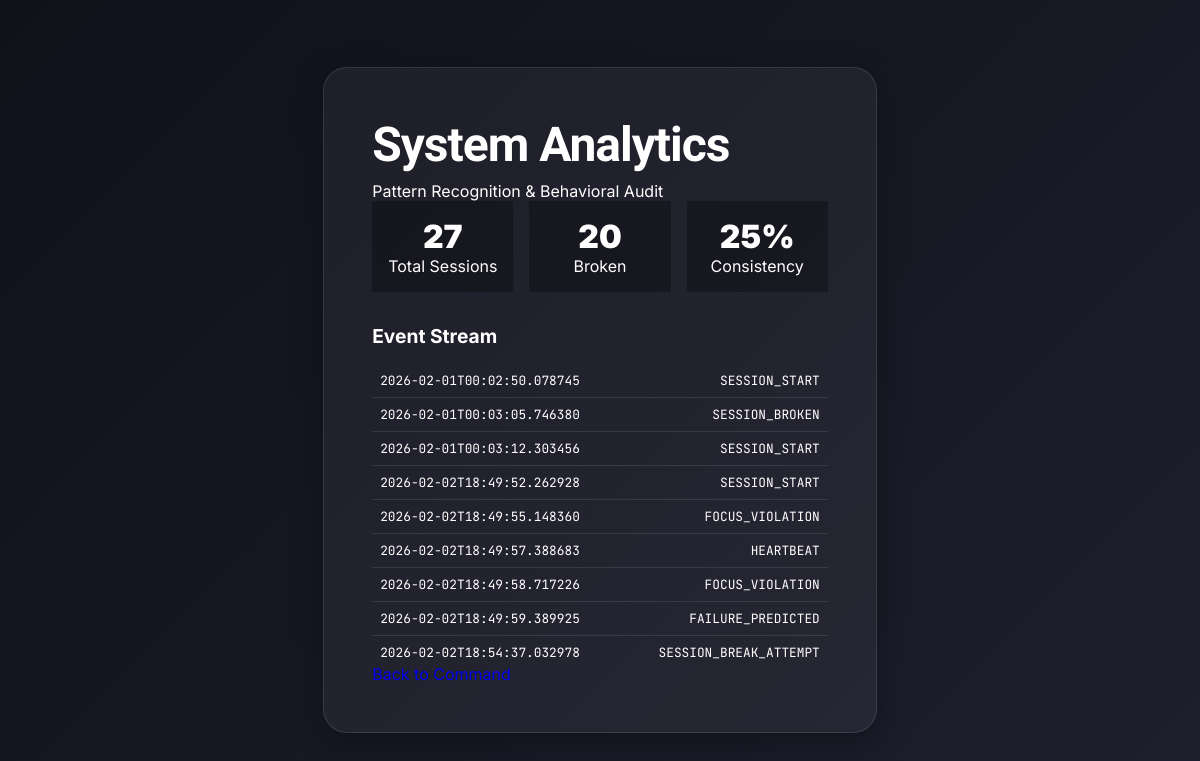
The app's page /analytics with its own data.
### tables this page shows
CREATE TABLE events
                     (id INTEGER PRIMARY KEY AUTOINCREMENT,
                      event_type TEXT NOT NULL,
                      timestamp TEXT NOT NULL,
                      payload TEXT, previous_hash TEXT, hash TEXT);

### run.py (the view)
@app.route("/analytics")
def analytics():
    from backend.store import EventStore
    store = EventStore()
    events = store.get_events()
    total = sum(1 for e in events if e["type"] == "SESSION_START")
    broken = sum(1 for e in events if e["type"] == "SESSION_BROKEN")
    predicted = sum(1 for e in events if e["type"] == "FAILURE_PREDICTED")
    rate = 0 if total == 0 else int(((total - broken) / total) * 100)
    return render_template(
        "analytics.html",
        events=events,
        total_sessions=total,
        failures=broken,
        success_rate=rate,
        predicted=predicted
    )

### backend/store.py (called while the page is built)
    def _init_db(self):
        with sqlite3.connect(DB_FILE) as conn:
            conn.execute("""
                CREATE TABLE IF NOT EXISTS events (
                    id INTEGER PRIMARY KEY AUTOINCREMENT,
                    event_type TEXT NOT NULL,
                    timestamp TEXT NOT NULL,
                    payload TEXT,
                    previous_hash TEXT,
                    hash TEXT
                )
            """)
            self._ensure_columns(conn)

    def _ensure_columns(self, conn):
        cursor = conn.execute("PRAGMA table_info(events)")
        columns = [row[1] for row in cursor.fetchall()]
        if "previous_hash" not in columns:
            conn.execute("ALTER TABLE events ADD COLUMN previous_hash TEXT")
        if "hash" not in columns:
            conn.execute("ALTER TABLE events ADD COLUMN hash TEXT")

    def get_events(self):
        with sqlite3.connect(DB_FILE) as conn:
            rows = conn.execute(
                "SELECT event_type, timestamp, payload FROM events ORDER BY id"
            ).fetchall()
        return [
            {
                "type": r[0],
                "timestamp": r[1],
                "payload": json.loads(r[2]) if r[2] else {}
            }
            for r in rows
        ]

### templates/analytics.html
{% extends 'base.html' %}
{% block content %}
<div class="glass-panel" style="max-width: 800px;">
    <h1>System Analytics</h1>
    <p class="subtitle">Pattern Recognition & Behavioral Audit</p>
    <div style="display: grid; grid-template-columns: 1fr 1fr 1fr; gap: 1rem; margin-bottom: 2rem;">
        <div style="background: rgba(0,0,0,0.3); padding: 1rem; text-align: center;">
            <div style="font-size: 2rem; font-weight: 900; color: var(--color-primary);">{{ total_sessions }}</div>
            <div class="subtitle" style="margin:0;">Total Sessions</div>
        </div>
        <div style="background: rgba(0,0,0,0.3); padding: 1rem; text-align: center;">
            <div style="font-size: 2rem; font-weight: 900; color: var(--color-danger);">{{ failures }}</div>
            <div class="subtitle" style="margin:0;">Broken</div>
        </div>
        <div style="background: rgba(0,0,0,0.3); padding: 1rem; text-align: center;">
            <div style="font-size: 2rem; font-weight: 900; color: #fff;">{{ success_rate }}%</div>
            <div class="subtitle" style="margin:0;">Consistency</div>
        </div>
    </div>
    <h2 style="font-size: 1.2rem; margin-bottom: 1rem;">Event Stream</h2>
    <div style="max-height: 300px; overflow-y: auto; text-align: left; font-family: var(--font-mono); font-size: 0.8rem;">
        {% for event in events %}
        <div style="padding: 0.5rem; border-bottom: 1px solid rgba(255,255,255,0.1); display: flex; justify-content: space-between;">
            <span style="color: var(--color-text-muted);">{{ event.timestamp }}</span>
            <span style="{{ 'color: var(--color-danger);' if 'BROKEN' in event.type else 'color: var(--color-primary);' }}">
                {{ event.type }}
            </span>
        </div>
        {% endfor %}
    </div>
    <a href="/" class="btn-primary" style="margin-top: 2rem; text-align: center; text-decoration: none;">Back to Command</a>
</div>
{% endblock %}

### templates/base.html (shortened to what this page needs)
<!DOCTYPE html>
<html lang="en">
<head>
    <link rel="stylesheet" href="{{ url_for('static', filename='css/main.css') }}">
</head>
<body>
    <div id="app">
        {% block content %}{% endblock %}
    </div>
</body>
</html>

### static/css/main.css (style rules this page uses)
:root { --bg-gradient: linear-gradient(135deg, #11111a, #1E1E2E); --glass-bg: rgba(255, 255, 255, 0.05); --glass-border: rgba(255, 255, 255, 0.1); --glass-shadow: 0 8px 32px 0 rgba(0, 0, 0, 0.3); --text-main: #ffffff; --text-muted: #aaaaaa; --primary: #6366F1; --accent: #8B5CF6; --danger: #ef4444; --font-display: 'Outfit', 'Orbitron', sans-serif; --font-body: 'Inter', sans-serif; --font-mono: 'JetBrains Mono', monospace; }
* { box-sizing: border-box; margin: 0; padding: 0; }
body { background: var(--bg-gradient); color: var(--text-main); font-family: var(--font-body); min-height: 100vh; display: flex; justify-content: center; align-items: center; transition: background 0.3s ease, color 0.3s ease; overflow: hidden; }
h1 { font-family: var(--font-display); font-weight: 700; letter-spacing: -1px; font-size: 3rem; margin-bottom: 0.5rem; }
.glass-panel { background: var(--glass-bg); border: 1px solid var(--glass-border); border-radius: 24px; padding: 3rem; box-shadow: var(--glass-shadow); max-width: 500px; }

### records on screen
events: timestamp "2026-02-01T00:02:50.078745", type "SESSION_START"
events: timestamp "2026-02-01T00:03:05.746380", type "SESSION_BROKEN"
events: timestamp "2026-02-01T00:03:12.303456", type "SESSION_START"
events: timestamp "2026-02-02T18:49:52.262928", type "SESSION_START"
events: timestamp "2026-02-02T18:49:55.148360", type "FOCUS_VIOLATION"
events: timestamp "2026-02-02T18:49:57.388683", type "HEARTBEAT"
events: timestamp "2026-02-02T18:49:58.717226", type "FOCUS_VIOLATION"
events: timestamp "2026-02-02T18:49:59.389925", type "FAILURE_PREDICTED"
events: timestamp "2026-02-02T18:54:37.032978", type "SESSION_BREAK_ATTEMPT"

### other values on screen
{{ total_sessions }} "27"
{{ failures }} "20"
{{ success_rate }} "25"
